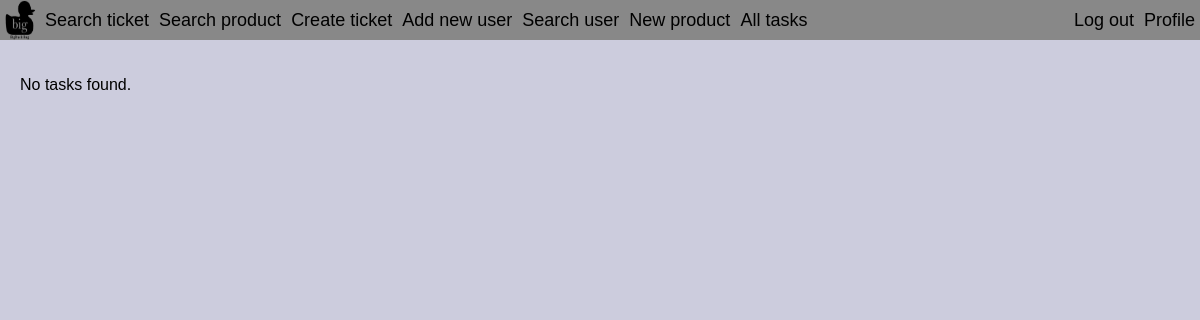
The app's page /tasks.php (signed in), older data.
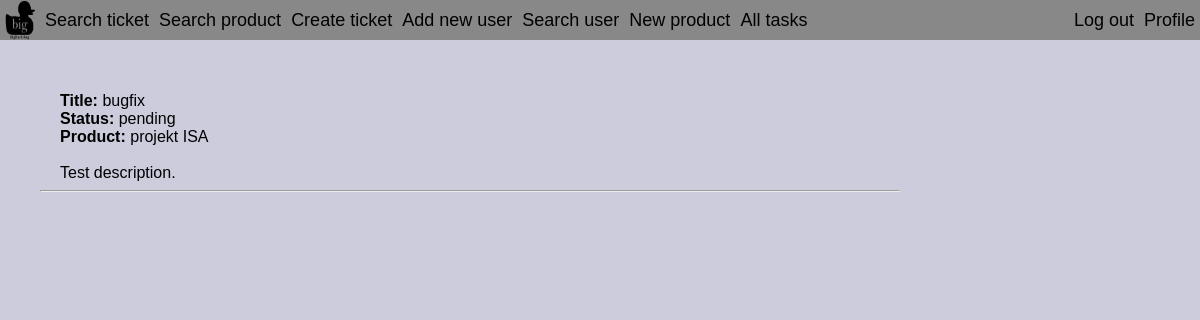
The same page, newer data.
### tables this page shows
create table Tasks(taskID int not null auto_increment, title text not null, state ENUM("pending", "in progress", "solved", "cancelled", "refused") not null, ticketID int not null, description text not null, deadline date,
    primary key (taskID),
    foreign key (ticketID) references Tickets(ticketID) on delete cascade);

create table Products(productID int not null auto_increment, product_name text not null, description text, parent_product int, manager int not null,
    primary key (productID),
    foreign key (parent_product) references Products(productID) on delete cascade, 
    foreign key (manager) references Persons(personID));

### php/Database.php (called while the page is built, shortened)
<?php
class Database
{
     private $host = 'localhost';
     private $dbName = 'xberan43';
     private $username = 'xberan43';
     private $password = 'i7ezingi';
    public function getConnection()
    {
        $this->connection = null;
        try
        {
            $this->connection = new PDO("mysql:host=" . $this->host . ";dbname=" . $this->dbName, $this->username, $this->password);
            $this->connection->exec("set names utf8");
            $this->connection->setAttribute(PDO::ATTR_ERRMODE, PDO::ERRMODE_EXCEPTION);
        }
        catch (PDOException $e)
        {
            echo "Connection error: " . $e->getMessage();
        }
        return $this->connection;
    }
}
?>

### php/model/DatabaseObject.php (called while the page is built, shortened)
<?php
abstract class DatabaseObject
{
    public function __construct($dbConnection)
    {
        $this->connection = $dbConnection;
    }
    protected function AddPercentageChars($str)
    {
        return "%" . $str . "%";
    }
}

### php/model/Task.php (called while the page is built, shortened)
<?php
include_once "DatabaseObject.php";
class Task extends DatabaseObject
{
    protected static $table_name = "Tasks";
    public $title;
    public $state;
    public $description;
    public $deadline;
    public $ticket;
    public function findInDb()
    {
        try
        {
            $stmt = $this->connection->prepare(
                "SELECT * FROM " . self::$table_name . " WHERE title like ? and state like ? and ticketID like ? and description like ? and deadline like ?");
            $stmt->execute([$this->AddPercentageChars($this->title),
                $this->AddPercentageChars($this->state),
                $this->AddPercentageChars($this->ticket == null ? "" : $this->ticket->id),
                $this->AddPercentageChars($this->description),
                $this->AddPercentageChars($this->deadline)]);
        }
        catch (\PDOException $e)
        {
            return null;
        }
        $foundObjects = array();
        while($row = $stmt->fetch())
        {
            $foundTask = new Task($this->connection);
            $foundTask->description = $row['description'];
            $foundTask->id = $row['taskID'];
            $foundTask->deadline = $row['deadline'];
            $foundTask->state = $row['state'];
            $foundTask->title = $row['title'];
            array_push($foundObjects, $foundTask);
        }
        return $foundObjects;
    }
    public function loadModels()
    {
        try
        {
            $stmt = $this->connection->prepare("select ticketID from " . self::$table_name . " where taskID = ?");
            $stmt->execute([$this->id]);
            $row = $stmt->fetch();
        }
        catch (\PDOException $e)
        {
            return false;
        }
        $this->ticket = Ticket::getByID($row['ticketID'], $this->connection);
        return true;
    }
}

### php/model/Ticket.php (called while the page is built, shortened)
<?php
include_once "DatabaseObject.php";
class Ticket extends DatabaseObject
{
    protected static $table_name = "Tickets";
    public static function getByID($id, $dbConnection)
    {
        try
        {
            $stmt = $dbConnection->prepare("select ticketID, title, info, date_posted, state from " . self::$table_name . " where ticketID = ?");
            $stmt->execute([$id]);
            $row = $stmt->fetch();
        }
        catch (\PDOException $e)
        {
            return null;
        }
        $ticket = new Ticket($dbConnection);
        $ticket->id = $id;
        $ticket->title = $row['title'];
        $ticket->info = $row['info'];
        $ticket->date_posted = $row['date_posted'];
        $ticket->state = $row['state'];
        return $ticket;
    }
    public function loadModels()
    {
        try
        {
            $stmt = $this->connection->prepare("select product, author from " . self::$table_name . " where ticketID = ?");
            $stmt->execute([$this->id]);
            $row = $stmt->fetch();
        }
        catch (\PDOException $e)
        {
            return false;
        }
        $this->product = Product::getByID($row['product'], $this->connection);
        return true;
    }
}

### php/model/Product.php (called while the page is built, shortened)
<?php
include_once "DatabaseObject.php";
class Product extends DatabaseObject
{
    protected static $table_name = "Products";
    public static function getByID($id, $dbConnection)
    {
        try
        {
            $stmt = $dbConnection->prepare("select productID, product_name, description from " . self::$table_name . " where productID = ?");
            $stmt->execute([$id]);
            $row = $stmt->fetch();
        }
        catch (\PDOException $e)
        {
            return null;
        }
        $product = new Product($dbConnection);
        $product->id = $id;
        $product->name = $row['product_name'];
        $product->description = $row["description"];
        return $product;
    }
}

### CustomElements.php (the view, shortened to what this page needs)
<?php
function ShowHeader()
{
    echo "<nav>";
    echo "<a href=\"index.php\"><img src=\"BigDuckBugBlack.png\" alt=\"LOGO\" class=\"logo\"></a>";
    echo "<a href=\"search.php\"><li>Search ticket</li></a>";
    echo "<a href=\"searchproduct.php\"><li class=\"searchproduct\" >Search product</li></a>";
    if (isset($_SESSION["loggedin"]) && $_SESSION["loggedin"] === true) {
        echo "<a href=\"ticket.php?action=new\"><li>Create ticket</li></a>";
        if ($_SESSION["role"] == "admin") {
            echo "<a href=\"profile.php?action=new\"><li class=\"register\">Add new user</li></a>";
            echo "<a href=\"searchuser.php\"><li class=\"searchuser\" >Search user</li></a>";
        }
        if ($_SESSION["role"] == "senior manager" || $_SESSION["role"] == "admin") {
            echo "<a href=\"product.php?action=new\"><li class=\"newproduct\">New product</li></a>";
        }
        if ($_SESSION["role"]!="customer"){
                echo "<a href=\"tasks.php\"><li class=\"logout\">All tasks</li></a>";
        }
        echo "</nav>";
        echo "<personal>";
        $id = $_SESSION["id"];
        echo "<a href=\"profile.php?id=$id\"><li class=\"profile\" >Profile</li></a>";
        echo "<a href=\"logout.php?page=index.php\"><li class=\"logout\">Log out</li></a>";
    } else {
        echo "</nav>";
        echo "<personal>";
        echo "<li class=\"login\" onclick=\"document.getElementById('id01').style.display='block'\">Log in</li>";
        echo "<a href=\"profile.php?action=new\"><li class=\"register\">Register</li></a>";
    }
    echo " </personal> ";
}
function print_task($task)
{
    echo "<a href=\"task.php?id=$task->id\">";
    echo "<div class=\"task\">";
    echo "<ul>";
    $task->loadModels();
    $temp = $task->ticket;
    $temp->loadModels();
    $temp = $temp->product->name;
    echo "<label class='info'><b>Title:</b> $task->title </label> <br>";
    echo"<label class='info'><b>Status: </b> $task->state </label><br>";
    echo"<label class='info'><b>Product:</b> $temp</label><br>";
    echo"<br>";
    echo "<label class='info'> $task->description</label><br>";
    echo"<hr>";
    echo "</ul>";
    echo "</div>";
    echo "</a>";
}

### tasks.php (shortened to what this page needs)
<!DOCTYPE HTML>
<html>
<head>
    <link type="text/css" rel="stylesheet" href="style.css">
</head>
<body>
<header>
    <ul>
            <?php
            include_once "CustomElements.php";
            ShowHeader();
            ?>
    </ul>
</header>
<br>
<br>
<?php
    include_once "php/Database.php";
    include_once "php/model/Product.php";
    include_once "php/model/Task.php";
    include_once "php/model/Ticket.php";
    include_once "CustomElements.php";
    $logged = isset($_SESSION["loggedin"])&&$_SESSION["loggedin"]===true;
    $db = new Database();
    $db->getConnection();
echo "<div class=\"main\">";
if ($logged&&$_SESSION["role"]!="customer"){
        if (isset($_GET["id"])){
            $foundTasks;
            $ticket = \model\Ticket::getByID($_GET["id"],$db->connection);
            if ($ticket!=NULL){
                echo "<a href=\"task.php?ticketID=";echo $_GET["id"];echo "&action=new\"><button>New task</button></a>";
                    $searchtask = new \model\Task ($db->connection);
                    $searchtask->ticket= $ticket;
                    $foundTasks = $searchtask->findInDb();
            }
        }
        else if (isset($_GET["assignee"])){
            $foundTasks = \model\Work_on_tasks::getTasks($_GET["assignee"],$db->connection);
        }
        else {
            $searchtask = new \model\Task ($db->connection);
            $foundTasks = $searchtask->findInDb();
        }
        if ($foundTasks!=NULL){
            foreach ($foundTasks as $task) {
                print_task($task);
            }
        } else{
            echo "<div><label class='info'>No tasks found.</label></div>";
        }
        echo "</div>";
    }
?>
</body>
</html>

### style.css (style rules this page uses)
body { background-color: #ccccdd; background-repeat: no-repeat; background-attachment: fixed; background-position: center; color: black; position: relative; margin: 0px 0px; }
header { color: black; font-family: Helvetica; }
img { width: 25%; height: auto; margin: 0px; }
header ul { background-color: #888888; width: 100%; position: fixed; margin: 0px 0px; padding: 0px 0px; list-style-type: none; }
header ul personal li { display: inline; display: inline-block; padding: 0px 5px; margin: 0px 0px; font-size: 18px; height: 40px; line-height: 40px; float: right; }
header ul nav li { display: inline; display: inline-block; padding: 0px 5px; margin: 0px 0px; font-size: 18px; height: 40px; line-height: 40px; float: left; }
.logo { float: left; width: 40px; height: 40px; }
ul { list-style-type: none; }
a { color: inherit; text-decoration: none; }
.main { font-family: Helvetica; float: left; padding: 40px 0px; width: 75%; }
label { white-space: nowrap; display: inline-block; width: 140px; float: left; margin-left: 20px; }
.info { white-space: nowrap; display: inline-block; width: 140px; float: left; margin-left: 20px; word-wrap: break-word; }

Row changes from the older to the newer data that the page shows:
now on this page (row edited): tasks: title "bugfix", state "pending", products.product_name "projekt ISA", description "Test description."
Text that changed along with them:
text no longer shown: "No tasks found."
